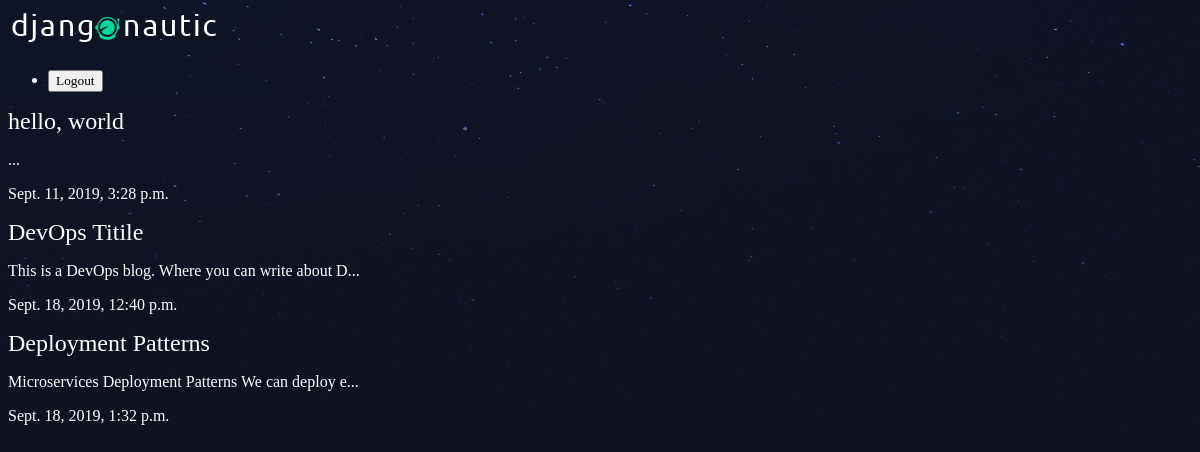
/articles/, run on an earlier commit of the app's database.
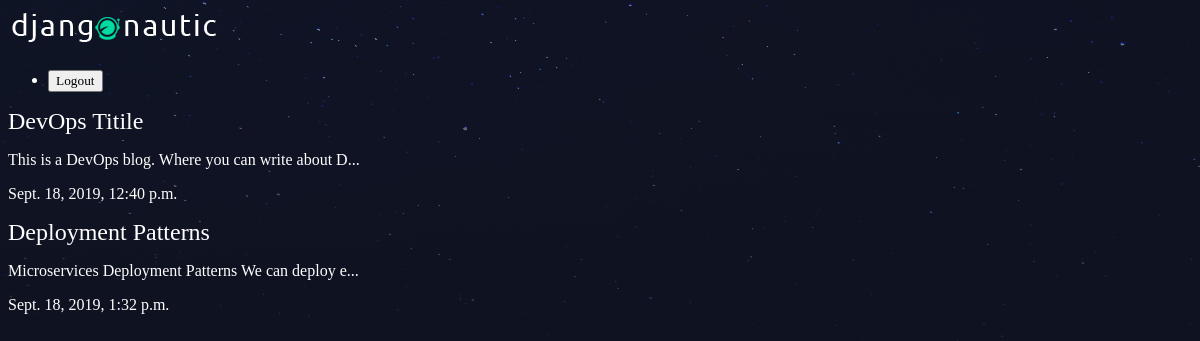
And on a later commit of the database.
### articles/models.py (models this page shows, shortened)
class Article(models.Model):
    title = models.CharField(max_length=100)
    slug = models.SlugField()
    body = models.TextField()
    date = models.DateTimeField(auto_now_add=True)
    thumb = models.ImageField(default='default.png', blank=True)
    def snippet(self):
        return self.body[:50] + '...'

### articles/views.py (the view)
# urls.py: path('', views.article_list, name="list"),
def article_list(request):
    articles = Article.objects.all().order_by('date')
    return render(request,'articles/articles_list.html', {"articles": articles} )

### articles/templates/articles/articles_list.html
{% extends "base_layout.html" %}
{% block content %}
<div class="articles">
    {% for article in articles  %}
    <div class="article">
        <h2><a href="{% url 'articles:detail' slug=article.slug %}">{{ article.title }}</a></h2>
        <p>{{ article.snippet }}</p>
        <p> {{ article.date }}</p>
    </div>
    {% endfor %}
</div>
{% endblock %}

What changed in the data, as far as the page shows it:
removed Article: title "hello, world", snippet "...", date "Sept. 11, 2019, 3:28 p.m."
